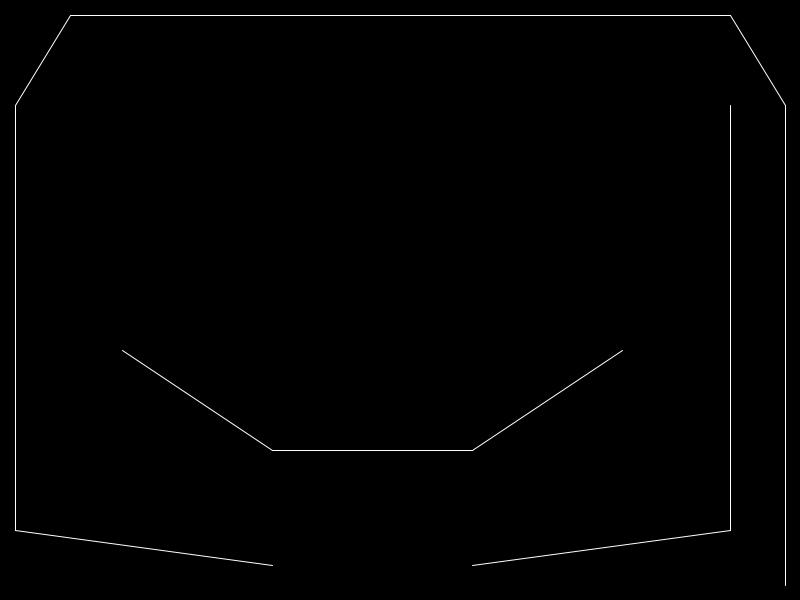
Frame 1 (no input)
Frame 60 (the mouse pressed at the canvas centre just before this capture): identical to frame 1, image omitted
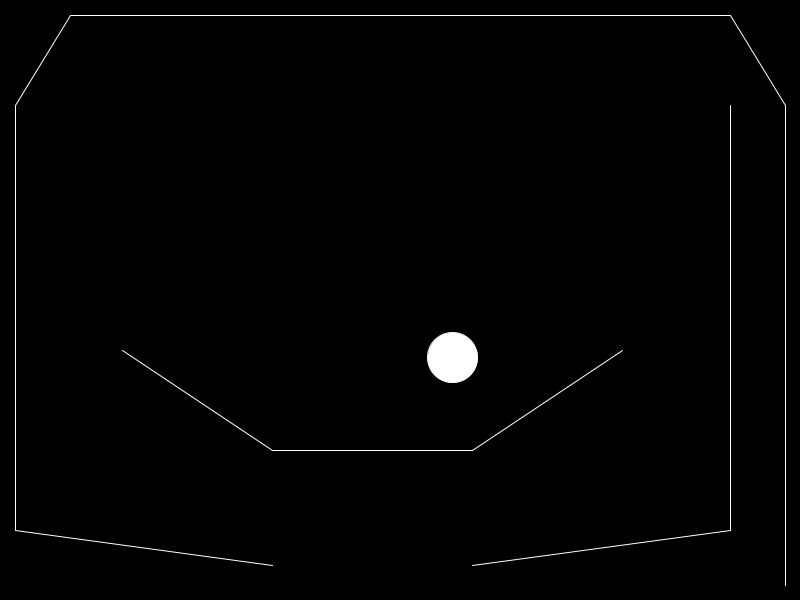
Frame 120 (the mouse held since frame 60 and released just before this capture)

The Processing sketch that drew these frames (run headless with seeded random() and noise(); from frame 60 on, the mouse is pressed at the canvas centre):

// Processing sketch: processing_150560
// ── processing_150560.pde

/**
 * Pimball
 * 
 * DANIEL PÃ�REZ ROMAN
 * ALINA HONHALA
 * 3Âº GIM
 */
 
Tablero pim;
ArrayList<Particle> bolas;
PVector gravedad = new PVector(0,0.5);
float dt = 0.6;
float radio = 25;
int i=0;

void setup() {
  size(800,600);
  
  // Campo: Extremos de la pantalla
  pim = new Tablero();
  
  // Bolas
  bolas = new ArrayList<Particle>(); 
  
}

void draw() {
  background(0);
  fill(255);
  
  // Actualiza las partÃculas: colisiones y dibujado
  for (int i=0;i<bolas.size();i++){
    Particle p = bolas.get(i);
    p.update();
    for (int j=i+1;j<bolas.size();j++){
      Particle q = bolas.get(j);
      //p.collision(q);
    }
    p.display();
  }
 
 // Calcula Colisiones y dibuja el Pimball 
  pim.update();
  pim.display(); 
}

void mousePressed()
{
  PVector pos = new PVector(mouseX, mouseY);
  Particle p = new Particle(pos, radio);
  bolas.add(p);
}

class Particle
{
  float masa = 1.0;
  PVector place;
  PVector vel;
  PVector a; //aceleracion
  float radio;
  
  
  Particle(PVector local, float radio_)
  {
    place = local.get();
    vel = new PVector( random(-5,5), random(-5,5) );
    a = new PVector();
    radio = radio_;
    
    i++;
  }
  
  void applyForce(PVector force)
  {
    PVector fuerza = PVector.div(force.get(),masa);
    a.add(fuerza);
  }
  
  void display()
  {
    fill(255);
    ellipse(place.x, place.y, 50, 50);
  }
  
  void update() //Metodo Euler(semi)
  {
    applyForce(gravedad);
    vel.add(PVector.mult(a,dt));
    place.add(PVector.mult(vel,dt));
    a.set(0,0);
  }
  
  void run()
  {
    update();
    display();
  }


}
// A simple Plane and Particle class

class Plano{
  PVector pto1;
  PVector pto2;
  PVector plano;  
  PVector normal;
  float Kr= 0.9;
  
  PVector dif1, dif2, VecP1Project, VecP2Project ;
  float escalar_p1Norm;
  float escalar_p1Plano, escalar_p2Plano, modulo_plano, magP1, magP2;
  float p1Project, p2Project;
  PVector perpend, unitario;
  
  Plano(float x1, float y1, float x2, float y2)
  {
    pto1 = new PVector(x1,y1);
    pto2 = new PVector(x2,y2);
    plano = PVector.sub(pto2, pto1);
    normal =  new PVector(-plano.y, plano.x);
    normal.normalize();
  }
  
  // Colisiones con el plano (pto1, pto2)
  void checkCollisions(Particle b)
  {
    //dif = place - pto
    dif1 = PVector.sub(pto1,b.place);
    dif2 =PVector.sub(pto2,b.place);
    
    unitario = new PVector();
    
    ////escalar_p1Norm = dif1.dot(normal);
    //Modulo del plano
    modulo_plano = plano.mag();

    //ProyecciÃ³n del vector 1 en el plano
    escalar_p1Plano = dif1.dot(plano);
    p1Project = escalar_p1Plano/modulo_plano;
    //VecP1Project = PVector.mult(plano, p1Project);
    //magP1 = VecP1Project.mag();
    
    escalar_p2Plano = dif2.dot(plano);
    p2Project = escalar_p2Plano/modulo_plano;
    //VecP2Project = PVector.mult(plano, p2Project);
    //magP2 = VecP2Project.mag();
    unitario.set(plano);
    unitario.normalize();
    
    //Vector distancia perpendicular entre objeto y plano
    perpend = PVector.add(dif1,PVector.mult(unitario, p1Project*(-1)));
    
    if(abs(p1Project) < modulo_plano && abs(p2Project) < modulo_plano)
    {
      if(perpend.mag() < radio){
        PVector direc_n = normal.get();
        if(direc_n.dot(b.vel)>0)
           direc_n.mult(-1);
        
        float angle = PVector.angleBetween(b.vel, plano);
        float d_s = (radio+perpend.dot(direc_n))/sin(angle);
        PVector desplazamiento = PVector.mult(direc_n, d_s);
        b.place.add(desplazamiento);
        
        float nv = normal.dot(b.vel);
        PVector vN = PVector.mult(normal,nv);
        PVector vT = PVector.sub(b.vel,vN); 
        b.vel = PVector.sub(vT,PVector.mult(vN,Kr));
      }
    }
    
  
  }



}


// Tablero del Pimball
class Tablero {
  
  ArrayList<Plano> planos;

  Tablero() // Constructor: Crea el pimball
  {
    int maxPlanos = 6;
    planos = new ArrayList<Plano>();
    
    Plano arriba = new Plano(15+55, 15, width-70, 15);
    Plano derecha = new Plano(width-15, 15+90, width-15, height-15);
    Plano derecha2 = new Plano(width-70, 15+90, width-70, height-70);
    Plano izquierda = new Plano(15, 15+90, 15, height-70);
    Plano diagonal = new Plano(width-15,15+90,width-70,15);
    Plano diagonal2 = new Plano(15,15+90,15+55,15);
    
    Plano p1 = new Plano((width-55)/2-100,height-150,(width-55)/2+100,height-150);
    Plano p2 = new Plano((width-55)/2-250,height-250,(width-55)/2-100,height-150);
    Plano p3 = new Plano((width-55)/2+100,height-150,(width-55)/2+250,height-250);
    
    Plano p4 = new Plano(15,height-70,(width-55)/2-100,height-35);
    Plano p5 = new Plano((width-55)/2+100,height-35,width-70,height-70);
    
    
    //Añadimos los planos al ArrayList  
    planos.add(arriba);
    planos.add(derecha);
    planos.add(derecha2);
    planos.add(diagonal);
    planos.add(diagonal2);
    planos.add(izquierda);
    planos.add(p1);
    planos.add(p2);
    planos.add(p3);
    planos.add(p4);
    planos.add(p5);
  }
    
  void update()
  {
    for (int i = planos.size()-1; i >= 0; i--) {
       Plano p = planos.get(i);
       for (int j=0;j<bolas.size();j++){
          Particle b = bolas.get(j);
          p.checkCollisions(b); 
       }
    }
  }
  
  void display()
  {
      stroke(255);
      fill(255);
      strokeWeight(1);  // Beastly
      for (int i=0;i<planos.size();i++){
        Plano p = planos.get(i);
        line(p.pto1.x, p.pto1.y, p.pto2.x, p.pto2.y);
      }
  }
  
}
  
    
